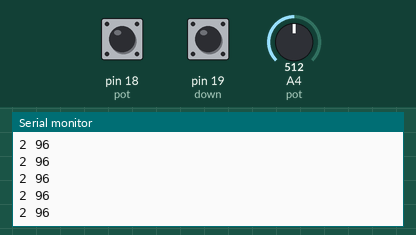
This sketch was run on a simulated Arduino Uno, built with avr-gcc and run on an emulated ATmega328P. Parts: the last lines printed to the serial monitor. The inputs (shaded band) are chosen by the test bench; at power-on: pin 18 (pot) HIGH, pin 19 (down) HIGH, A4 (pot) = 512.

Above: at 1.2 s.
1.3 s: pin 18 (pot) pulled LOW for 0.15 s
2.9 s: pin 19 (down) pulled LOW for 0.15 s
4.5 s: A4 (pot) set to 716
At 5.3 s:
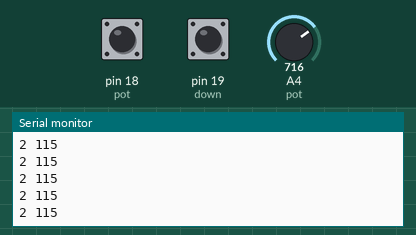
6.0 s: pin 19 (down) pulled LOW for 1 s
At 6.9 s:
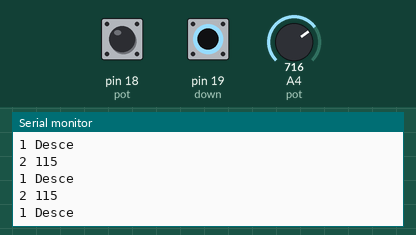
10.0 s: pin 18 (pot) pulled LOW for 1 s
12.5 s: A4 (pot) set to 900
At 13.3 s:
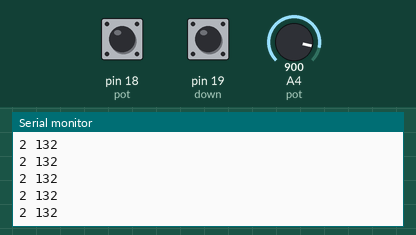
Timing chart, 0 to 15.5 s (numbered marks = the images above; inputs shaded):
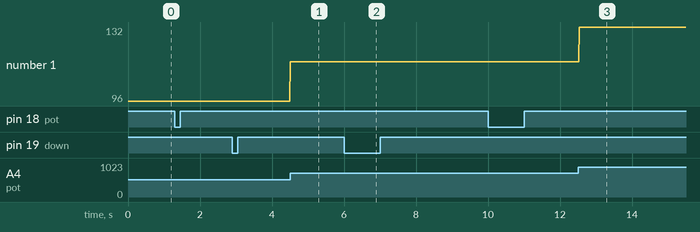

Measured:
- after the input at 4.5 s, the serial monitor: prints a new line at once (image 1)
- after the input at 12.5 s, the serial monitor: prints a new line at once (image 3)
- plotted number 1: 96 → 115 after the input at 4.5 s, 115 → 132 after the input at 12.5 s

The sketch:

pongEsp.ino
```cpp
int pot = 4;
int pot2= 0;
int up = 18;
int down = 19;
int flag = 0;

void setup() {
  Serial.begin(9600);
  pinMode(pot,INPUT);
  pinMode(up,INPUT_PULLUP);
  pinMode(down,INPUT_PULLUP);
  pot2 = map(analogRead(pot),0,4095,49,430);
}

void loop() {


  if(digitalRead(up) == false){
    Serial.print("1 Sobe \n");

    delay(3);
  }

  if(digitalRead(down) == false){
    Serial.print("1 Desce \n");

    delay(3);
  }
  if(digitalRead(up) == true && digitalRead(down) == true ){

    delay(3);
  }
    pot2 = map(analogRead(pot),0,4095,49,430);
  Serial.print("2 ");
  Serial.print(pot2);
  Serial.print("\n");
  delay(3);
}
```
